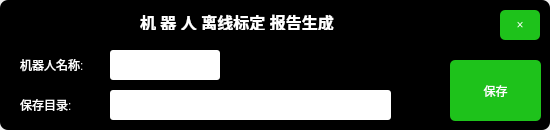
<?xml version="1.0" encoding="UTF-8"?>
<ui version="4.0">
 <class>Form</class>
 <widget class="QWidget" name="Form">
  <property name="geometry">
   <rect>
    <x>0</x>
    <y>0</y>
    <width>550</width>
    <height>130</height>
   </rect>
  </property>
  <property name="minimumSize">
   <size>
    <width>550</width>
    <height>130</height>
   </size>
  </property>
  <property name="maximumSize">
   <size>
    <width>550</width>
    <height>520</height>
   </size>
  </property>
  <property name="windowTitle">
   <string>Robot calibration off-line</string>
  </property>
  <property name="windowIcon">
   <iconset resource="../images/img.qrc">
    <normaloff>:/Image/图标.png</normaloff>:/Image/图标.png</iconset>
  </property>
  <property name="styleSheet">
   <string notr="true">QFrame#frame {
background-color: rgb(0, 0, 0);
 border-radius: 8px;

}
QLabel{
  font: 10pt &quot;楷体&quot;;
  color: rgb(255, 255, 255);
}
QLabel#label{

 color: rgb(255, 255, 255);
 border-image: url(:/Image/图标.png);


}

QLineEdit{
color: rgb(0, 0, 0);
 border-radius: 3px;
background-color: rgb(255, 255, 255);
}
QPushButton#pushButton_exit,QPushButton#pushButton_save{
 color: rgb(255, 255, 255);
 background-color:rgb(30, 194, 27);
 font: 12pt &quot;黑体&quot;;
 border-radius: 5px;

}
QPushButton#pushButton_exit:hover{
 background-color: rgb(255, 52, 2);

}

QPushButton#pushButton_exit:pressed{
 background-color: rgb(182, 34, 5)
}

	QPushButton#pushButton_ok:hover,QPushButton#pushButton_save:hover{
 background-color: rgb(26, 173, 25);
}

QPushButton#pushButton_ok:pressed,QPushButton#pushButton_save:pressed{
 background-color: rgb(31, 200, 28);
}




</string>
  </property>
  <widget class="QFrame" name="frame">
   <property name="geometry">
    <rect>
     <x>0</x>
     <y>0</y>
     <width>550</width>
     <height>130</height>
    </rect>
   </property>
   <property name="font">
    <font>
     <pointsize>8</pointsize>
    </font>
   </property>
   <property name="styleSheet">
    <string notr="true"/>
   </property>
   <property name="frameShape">
    <enum>QFrame::StyledPanel</enum>
   </property>
   <property name="frameShadow">
    <enum>QFrame::Raised</enum>
   </property>
   <widget class="QPushButton" name="pushButton_exit">
    <property name="geometry">
     <rect>
      <x>500</x>
      <y>10</y>
      <width>40</width>
      <height>30</height>
     </rect>
    </property>
    <property name="minimumSize">
     <size>
      <width>40</width>
      <height>30</height>
     </size>
    </property>
    <property name="maximumSize">
     <size>
      <width>40</width>
      <height>30</height>
     </size>
    </property>
    <property name="cursor">
     <cursorShape>OpenHandCursor</cursorShape>
    </property>
    <property name="text">
     <string>×</string>
    </property>
   </widget>
   <widget class="QLabel" name="label">
    <property name="geometry">
     <rect>
      <x>0</x>
      <y>5</y>
      <width>40</width>
      <height>35</height>
     </rect>
    </property>
    <property name="text">
     <string/>
    </property>
   </widget>
   <widget class="QLabel" name="label2">
    <property name="geometry">
     <rect>
      <x>140</x>
      <y>10</y>
      <width>251</width>
      <height>20</height>
     </rect>
    </property>
    <property name="text">
     <string>&lt;html&gt;&lt;head/&gt;&lt;body&gt;&lt;p&gt;&lt;span style=&quot; font-size:12pt; font-weight:700; color:#ffffff;&quot;&gt;机 器 人 离线标定 报告生成&lt;/span&gt;&lt;/p&gt;&lt;/body&gt;&lt;/html&gt;</string>
    </property>
   </widget>
   <widget class="QPushButton" name="pushButton_save">
    <property name="geometry">
     <rect>
      <x>450</x>
      <y>60</y>
      <width>91</width>
      <height>61</height>
     </rect>
    </property>
    <property name="text">
     <string>保存</string>
    </property>
   </widget>
   <widget class="QLabel" name="label3">
    <property name="geometry">
     <rect>
      <x>20</x>
      <y>50</y>
      <width>71</width>
      <height>30</height>
     </rect>
    </property>
    <property name="text">
     <string>&lt;html&gt;&lt;head/&gt;&lt;body&gt;&lt;p&gt;机器人名称:&lt;/p&gt;&lt;/body&gt;&lt;/html&gt;</string>
    </property>
   </widget>
   <widget class="QLineEdit" name="lineEdit1">
    <property name="geometry">
     <rect>
      <x>110</x>
      <y>50</y>
      <width>110</width>
      <height>30</height>
     </rect>
    </property>
    <property name="font">
     <font>
      <pointsize>8</pointsize>
     </font>
    </property>
   </widget>
   <widget class="QLabel" name="label3_2">
    <property name="geometry">
     <rect>
      <x>20</x>
      <y>90</y>
      <width>71</width>
      <height>30</height>
     </rect>
    </property>
    <property name="text">
     <string>&lt;html&gt;&lt;head/&gt;&lt;body&gt;&lt;p&gt;保存目录:&lt;/p&gt;&lt;/body&gt;&lt;/html&gt;</string>
    </property>
   </widget>
   <widget class="QLineEdit" name="lineEdit2">
    <property name="geometry">
     <rect>
      <x>110</x>
      <y>90</y>
      <width>281</width>
      <height>30</height>
     </rect>
    </property>
    <property name="font">
     <font>
      <pointsize>8</pointsize>
     </font>
    </property>
   </widget>
  </widget>
 </widget>
 <resources>
  <include location="../images/img.qrc"/>
 </resources>
 <connections>
  <connection>
   <sender>pushButton_exit</sender>
   <signal>clicked()</signal>
   <receiver>Form</receiver>
   <slot>close()</slot>
   <hints>
    <hint type="sourcelabel">
     <x>289</x>
     <y>40</y>
    </hint>
    <hint type="destinationlabel">
     <x>353</x>
     <y>47</y>
    </hint>
   </hints>
  </connection>
 </connections>
</ui>
